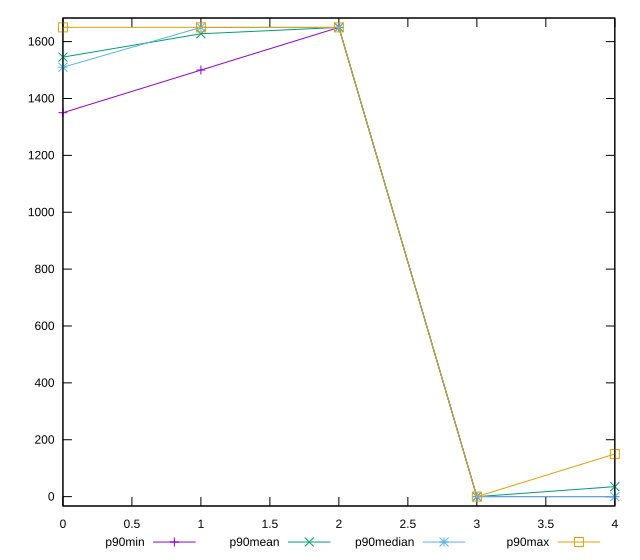

gnuplot code for this plot:
reset

$p90Min <<EOF
0 1350
1 1500
2 1650
3 0
4 0
EOF

$p90Mean <<EOF
0 1545.531914893617
1 1627.659574468085
2 1650
3 0
4 35.1063829787234
EOF

$p90Median <<EOF
0 1510
1 1650
2 1650
3 0
4 0
EOF

$p90Max <<EOF
0 1650
1 1650
2 1650
3 0
4 150
EOF

set key outside below
set xrange [0:4]
set yrange [-33:1683]
set trange [-33:1683]
set terminal svg size 640, 560 enhanced background rgb 'white'
set output "report_00021_2021-02-20T09:16:39.615Z/uses-webp-images/progression/value.svg"

plot $p90Min title "p90min" with linespoints, \
     $p90Mean title "p90mean" with linespoints, \
     $p90Median title "p90median" with linespoints, \
     $p90Max title "p90max" with linespoints

reset
